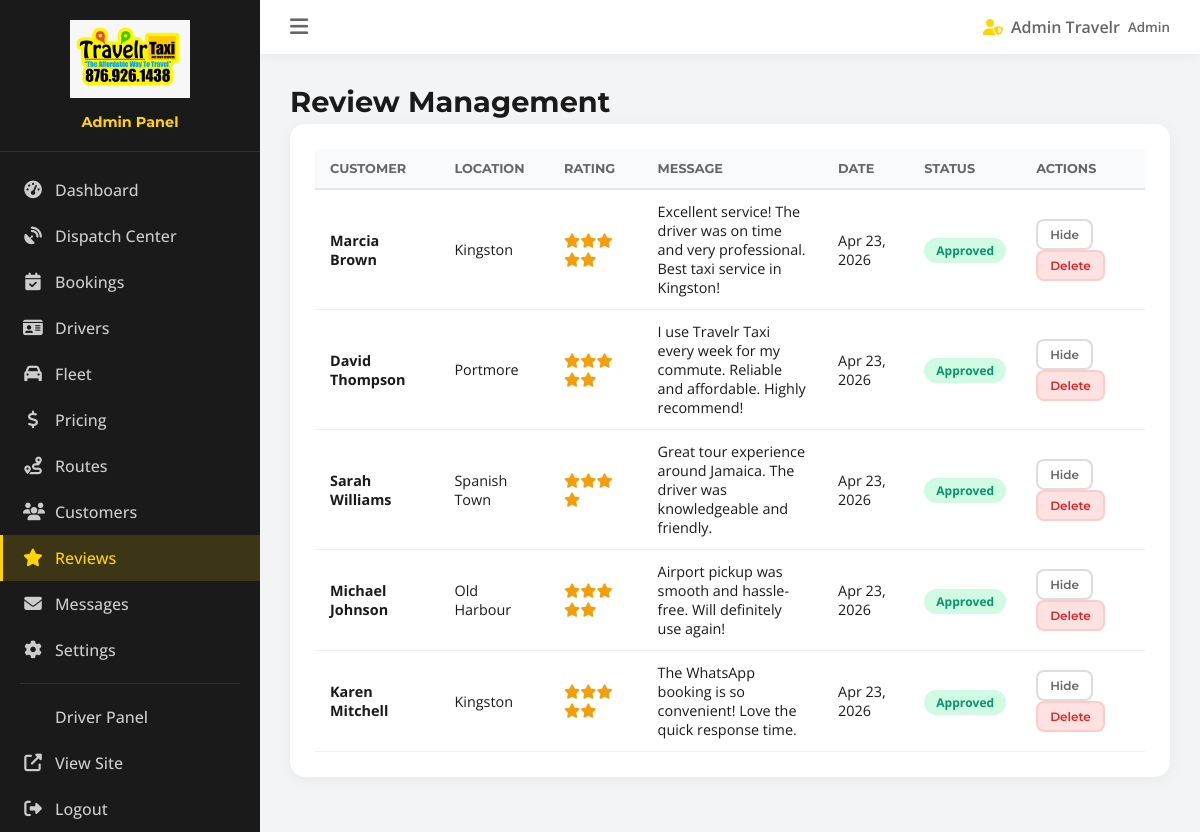
/admin/testimonials.php (signed in), run on the app's committed database.
### tables this page shows
CREATE TABLE testimonials (
    id INT AUTO_INCREMENT PRIMARY KEY,
    customer_name VARCHAR(200) NOT NULL,
    location VARCHAR(200),
    rating INT DEFAULT 5,
    message TEXT NOT NULL,
    is_approved TINYINT(1) DEFAULT 0,
    created_at DATETIME DEFAULT CURRENT_TIMESTAMP
);

### includes/db.php (called while the page is built, shortened)
<?php
function getDB() {
    static $pdo = null;
    if ($pdo === null) {
        try {
            $dsn = 'mysql:host=' . DB_HOST . ';dbname=' . DB_NAME . ';charset=' . DB_CHARSET;
            $pdo = new PDO($dsn, DB_USER, DB_PASS, [
                PDO::ATTR_ERRMODE => PDO::ERRMODE_EXCEPTION,
                PDO::ATTR_DEFAULT_FETCH_MODE => PDO::FETCH_ASSOC,
                PDO::ATTR_EMULATE_PREPARES => false,
            ]);
        } catch (PDOException $e) {
            error_log('Database connection failed: ' . $e->getMessage());
            die('Database connection failed. Please try again later.');
        }
    }
    return $pdo;
}
function dbQuery($sql, $params = []) {
    $stmt = getDB()->prepare($sql);
    $stmt->execute($params);
    return $stmt;
}
function dbFetchAll($sql, $params = []) {
    return dbQuery($sql, $params)->fetchAll();
}

### includes/helpers.php (called while the page is built, shortened)
<?php
function sanitize($input) {
    return htmlspecialchars(trim($input), ENT_QUOTES, 'UTF-8');
}
function formatDate($date) {
    return date('M d, Y', strtotime($date));
}

### admin/testimonials.php (the view, shortened to what this page needs)
<?php
require_once 'includes/admin-header.php';
$reviews = dbFetchAll("SELECT * FROM testimonials ORDER BY is_approved ASC, created_at DESC");
?>
<h1 class="page-title">Review Management</h1>
<div class="admin-card">
    <div class="table-responsive">
        <table class="admin-table">
            <thead><tr><th>Customer</th><th>Location</th><th>Rating</th><th>Message</th><th>Date</th><th>Status</th><th>Actions</th></tr></thead>
            <tbody>
                <?php foreach ($reviews as $r): ?>
                <tr class="<?php echo !$r['is_approved'] ? 'row-pending' : ''; ?>">
                    <td><strong><?php echo sanitize($r['customer_name']); ?></strong></td>
                    <td><?php echo sanitize($r['location']); ?></td>
                    <td><?php for ($i = 0; $i < $r['rating']; $i++) echo '<i class="fas fa-star" style="color:#f59e0b"></i>'; ?></td>
                    <td class="message-cell"><?php echo sanitize(substr($r['message'], 0, 100)); ?><?php echo strlen($r['message']) > 100 ? '...' : ''; ?></td>
                    <td><?php echo formatDate($r['created_at']); ?></td>
                    <td><?php echo $r['is_approved'] ? '<span class="badge-success">Approved</span>' : '<span class="badge-warning">Pending</span>'; ?></td>
                    <td>
                        <?php if (!$r['is_approved']): ?>
                        <form method="POST" class="inline-form"><input type="hidden" name="action" value="approve"><input type="hidden" name="id" value="<?php echo $r['id']; ?>"><button type="submit" class="btn btn-sm btn-success">Approve</button></form>
                        <?php else: ?>
                        <form method="POST" class="inline-form"><button type="submit" class="btn btn-sm btn-outline">Hide</button></form>
                        <?php endif; ?>
                        <form method="POST" class="inline-form"><button type="submit" class="btn btn-sm btn-danger btn-delete">Delete</button></form>
                    </td>
                </tr>
                <?php endforeach; ?>
            </tbody>
        </table>
    </div>
</div>
<?php require_once 'includes/admin-footer.php'; ?>

### assets/css/admin.css (style rules this page uses)
*, *::before, *::after { box-sizing: border-box; margin: 0; padding: 0; }
body.admin-body { font-family: 'Open Sans', sans-serif; color: #1a1a1a; background: #f3f4f6; display: flex; min-height: 100vh; }
h1, h2, h3, h4 { font-family: 'Montserrat', sans-serif; font-weight: 700; }
.page-title { font-size: 1.8rem; margin-bottom: 5px; }
.admin-card { background: #fff; border-radius: 15px; padding: 25px; box-shadow: 0 3px 15px rgba(0,0,0,0.05); margin-bottom: 25px; }
.table-responsive { overflow-x: auto; }
.admin-table { width: 100%; border-collapse: collapse; }
.admin-table th { background: #f9fafb; padding: 12px 15px; text-align: left; font-family: 'Montserrat', sans-serif; font-size: 0.8rem; text-transform: uppercase; color: #666; border-bottom: 2px solid #e5e7eb; }
.admin-table td { padding: 12px 15px; border-bottom: 1px solid #f0f0f0; font-size: 0.9rem; vertical-align: middle; }
.admin-table .message-cell { max-width: 250px; }
.btn { display: inline-flex; align-items: center; gap: 6px; padding: 10px 20px; border-radius: 8px; font-weight: 600; font-family: 'Montserrat', sans-serif; font-size: 0.85rem; border: 2px solid transparent; cursor: pointer; transition: all 0.3s; }
.btn-outline { background: transparent; color: #666; border-color: #ddd; }
.btn-danger { background: #fee2e2; color: #dc2626; border-color: #fecaca; }
.btn-sm { padding: 6px 12px; font-size: 0.75rem; }
.inline-form { display: inline-block; }
.badge-success { background: #d1fae5; color: #059669; padding: 4px 12px; border-radius: 20px; font-size: 0.75rem; font-weight: 700; }

### data on the page
testimonials: customer_name "Marcia Brown", location "Kingston", rating 5 (drawn), message "Excellent service! The driver was on time and very professional. Best taxi service in Kingston!", created_at "Apr 23, 2026", is_approved "Approved"
testimonials: customer_name "David Thompson", location "Portmore", rating 5 (drawn), message "I use Travelr Taxi every week for my commute. Reliable and affordable. Highly recommend!", created_at "Apr 23, 2026", is_approved "Approved"
testimonials: customer_name "Sarah Williams", location "Spanish Town", rating 4 (drawn), message "Great tour experience around Jamaica. The driver was knowledgeable and friendly.", created_at "Apr 23, 2026", is_approved "Approved"
testimonials: customer_name "Michael Johnson", location "Old Harbour", rating 5 (drawn), message "Airport pickup was smooth and hassle-free. Will definitely use again!", created_at "Apr 23, 2026", is_approved "Approved"
testimonials: customer_name "Karen Mitchell", location "Kingston", rating 5 (drawn), message "The WhatsApp booking is so convenient! Love the quick response time.", created_at "Apr 23, 2026", is_approved "Approved"

### other printed values
$_SESSION['user_name'] "Admin Travelr"
$_SESSION['user_role'] "Admin"
